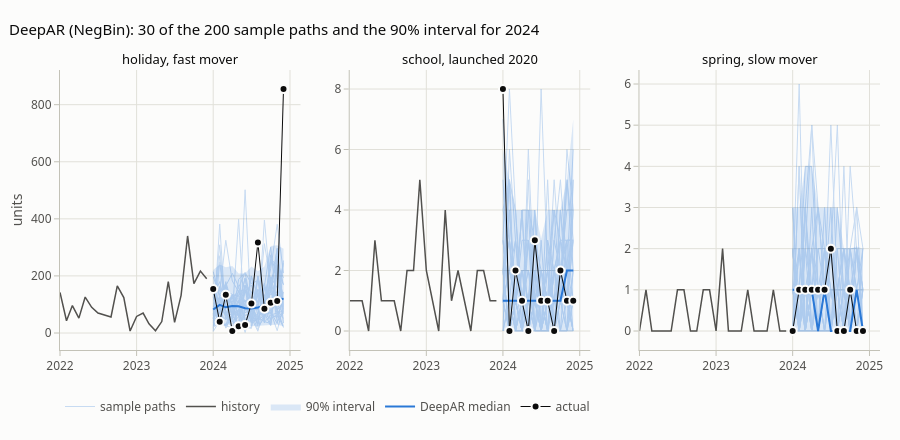

The notebook cell saved with this chart:
### Markdown cell above
**Reading the scores**
* DeepAR (NegBin) beats both local baselines and lands in the same range as the TCN of nb 13 (wQL ≈ 0.40 there). As
  with the TCN, the gain comes from the **short-history SKUs**: the global model has learned launch ramps and seasonal
  families from the other series. On long histories it is level with the local NegBin GLM.
* Unlike the raw TCN, DeepAR's intervals are **calibrated out of the box** (coverage at or slightly above nominal, as
  for any discrete forecast). The NegBin family is the right shape for this data, and its samples are integers.
* The Gaussian DeepAR is only slightly worse on these averaged quantile scores, which are dominated by the many
  mid-size SKUs where a Gaussian is a fair approximation. Its intervals over-cover. Part E shows where the wrong
  family really hurts.

### Code cell
o_pos, idx = 1, y_df.index[TEST_ORIGINS[1]:TEST_ORIGINS[1] + H]                        # the Jan 2024 origin
show = {"holiday, fast mover": info.index[(info.family == "holiday") & (info.level > 60)][0],
        "school, launched 2020": info.index[(info.family == "school") & (info.launch.dt.year == 2020)][0],
        "spring, slow mover": info.index[(info.family == "spring") & (info.level < 1.5)][0]}
fig = pf.subplots(1, 3, titles=list(show), height=440)
for c, (label, sku) in enumerate(show.items(), start=1):
    i = o_pos * N + y_df.columns.get_loc(sku)
    S = PATHS["negbin"][i]
    pf.add_paths(fig, idx, S, color=pf.SERIES[0], name="sample paths", n=30, row=1, col=c, showlegend=c == 1, opacity=0.25)
    qd = {tau: np.quantile(S, tau, axis=0) for tau in [0.05, 0.5, 0.95]}
    pf.add_fan(fig, idx, qd, history=y_df[sku].iloc[:TEST_ORIGINS[1]], actual=Y_test[i], n_history=24,
               label="DeepAR", row=1, col=c, showlegend=c == 1, fmt=",.0f")
fig.update_layout(title="DeepAR (NegBin): 30 of the 200 sample paths and the 90% interval for 2024",
                  legend=dict(orientation="h", y=-0.15), margin=dict(b=90))
fig.update_yaxes(title_text="units", col=1)
fig.show()

### Figure 1 — Plotly figure (JSON) as saved in the notebook; plotly's stock layout.template omitted (floating-point values rounded to 4 significant figures; data arrays with more than 128 entries replaced by an {"elided": "..."} marker saying what was removed)
{"data": [{"hoverinfo": "skip", "legendgroup": "sample paths", "line": {"color": "#2a78d6", "width": 1}, "mode": "lines", "name": "sample paths", "opacity": 0.25, "showlegend": true, "type": "scatter", "x": {"elided": "390 str values"}, "xaxis": "x", "y": {"elided": "390 int values"}, "yaxis": "y"}, {"hovertemplate": "history: %{y:,.0f}<extra></extra>", "legendgroup": "history", "line": {"color": "#52514e", "width": 1.5}, "mode": "lines", "name": "history", "showlegend": true, "type": "scatter", "x": ["2022-01-01T00:00:00.000000", "2022-02-01T00:00:00.000000", "2022-03-01T00:00:00.000000", "2022-04-01T00:00:00.000000", "2022-05-01T00:00:00.000000", "2022-06-01T00:00:00.000000", "2022-07-01T00:00:00.000000", "2022-08-01T00:00:00.000000", "2022-09-01T00:00:00.000000", "2022-10-01T00:00:00.000000", "2022-11-01T00:00:00.000000", "2022-12-01T00:00:00.000000", "2023-01-01T00:00:00.000000", "2023-02-01T00:00:00.000000", "2023-03-01T00:00:00.000000", "2023-04-01T00:00:00.000000", "2023-05-01T00:00:00.000000", "2023-06-01T00:00:00.000000", "2023-07-01T00:00:00.000000", "2023-08-01T00:00:00.000000", "2023-09-01T00:00:00.000000", "2023-10-01T00:00:00.000000", "2023-11-01T00:00:00.000000", "2023-12-01T00:00:00.000000"], "xaxis": "x", "y": [142.0, 43.0, 96.0, 52.0, 126.0, 90.0, 70.0, 62.0, 56.0, 165.0, 124.0, 7.0, 58.0, 70.0, 32.0, 8.0, 40.0, 180.0, 37.0, 132.0, 340.0, 173.0, 217.0, 190.0], "yaxis": "y"}, {"fill": "toself", "fillcolor": "rgba(42,120,214,0.16)", "hoverinfo": "skip", "legendgroup": "DeepAR90", "line": {"width": 0}, "mode": "lines", "name": "90% interval", "showlegend": true, "type": "scatter", "x": ["2024-01-01T00:00:00", "2024-02-01T00:00:00", "2024-03-01T00:00:00", "2024-04-01T00:00:00", "2024-05-01T00:00:00", "2024-06-01T00:00:00", "2024-07-01T00:00:00", "2024-08-01T00:00:00", "2024-09-01T00:00:00", "2024-10-01T00:00:00", "2024-11-01T00:00:00", "2024-12-01T00:00:00", "2024-12-01T00:00:00", "2024-11-01T00:00:00", "2024-10-01T00:00:00", "2024-09-01T00:00:00", "2024-08-01T00:00:00", "2024-07-01T00:00:00", "2024-06-01T00:00:00", "2024-05-01T00:00:00", "2024-04-01T00:00:00", "2024-03-01T00:00:00", "2024-02-01T00:00:00", "2024-01-01T00:00:00"], "xaxis": "x", "y": [221.1, 240.4, 230.0, 235.2, 208.4, 208.1, 233.3, 216.1, 233.1, 305.0, 307.6, 295.0, 24.0, 29.0, 28.0, 26.95, 23.95, 23.95, 21.0, 24.9, 31.95, 24.0, 29.0, 23.9], "yaxis": "y"}, {"customdata": [[23.9, 221.1], [29.0, 240.4], [24.0, 230.0], [31.95, 235.2], [24.9, 208.4], [21.0, 208.1], [23.95, 233.3], [23.95, 216.1], [26.95, 233.1], [28.0, 305.0], [29.0, 307.6], [24.0, 295.0]], "hovertemplate": "DeepAR median: %{y:,.0f}<br>90%: %{customdata[0]:,.0f} – %{customdata[1]:,.0f}<extra></extra>", "legendgroup": "DeepARmed", "line": {"color": "#2a78d6", "width": 2}, "mode": "lines", "name": "DeepAR median", "showlegend": true, "type": "scatter", "x": ["2024-01-01T00:00:00", "2024-02-01T00:00:00", "2024-03-01T00:00:00", "2024-04-01T00:00:00", "2024-05-01T00:00:00", "2024-06-01T00:00:00", "2024-07-01T00:00:00", "2024-08-01T00:00:00", "2024-09-01T00:00:00", "2024-10-01T00:00:00", "2024-11-01T00:00:00", "2024-12-01T00:00:00"], "xaxis": "x", "y": [82.5, 98.5, 90.0, 94.5, 94.0, 87.0, 86.0, 89.0, 98.5, 102.0, 121.0, 119.0], "yaxis": "y"}, {"hovertemplate": "actual: %{y:,.0f}<extra></extra>", "legendgroup": "actual", "line": {"color": "#0b0b0b", "width": 1}, "marker": {"color": "#0b0b0b", "line": {"color": "#fcfcfb", "width": 2}, "size": 8}, "mode": "markers+lines", "name": "actual", "showlegend": true, "type": "scatter", "x": ["2024-01-01T00:00:00", "2024-02-01T00:00:00", "2024-03-01T00:00:00", "2024-04-01T00:00:00", "2024-05-01T00:00:00", "2024-06-01T00:00:00", "2024-07-01T00:00:00", "2024-08-01T00:00:00", "2024-09-01T00:00:00", "2024-10-01T00:00:00", "2024-11-01T00:00:00", "2024-12-01T00:00:00"], "xaxis": "x", "y": [154.0, 39.0, 134.0, 7.0, 24.0, 28.0, 103.0, 317.0, 85.0, 106.0, 112.0, 855.0], "yaxis": "y"}, {"hoverinfo": "skip", "legendgroup": "sample paths", "line": {"color": "#2a78d6", "width": 1}, "mode": "lines", "name": "sample paths", "opacity": 0.25, "showlegend": false, "type": "scatter", "x": {"elided": "390 str values"}, "xaxis": "x2", "y": {"elided": "390 int values"}, "yaxis": "y2"}, {"hovertemplate": "history: %{y:,.0f}<extra></extra>", "legendgroup": "history", "line": {"color": "#52514e", "width": 1.5}, "mode": "lines", "name": "history", "showlegend": false, "type": "scatter", "x": ["2022-01-01T00:00:00.000000", "2022-02-01T00:00:00.000000", "2022-03-01T00:00:00.000000", "2022-04-01T00:00:00.000000", "2022-05-01T00:00:00.000000", "2022-06-01T00:00:00.000000", "2022-07-01T00:00:00.000000", "2022-08-01T00:00:00.000000", "2022-09-01T00:00:00.000000", "2022-10-01T00:00:00.000000", "2022-11-01T00:00:00.000000", "2022-12-01T00:00:00.000000", "2023-01-01T00:00:00.000000", "2023-02-01T00:00:00.000000", "2023-03-01T00:00:00.000000", "2023-04-01T00:00:00.000000", "2023-05-01T00:00:00.000000", "2023-06-01T00:00:00.000000", "2023-07-01T00:00:00.000000", "2023-08-01T00:00:00.000000", "2023-09-01T00:00:00.000000", "2023-10-01T00:00:00.000000", "2023-11-01T00:00:00.000000", "2023-12-01T00:00:00.000000"], "xaxis": "x2", "y": [1.0, 1.0, 1.0, 0.0, 3.0, 1.0, 1.0, 1.0, 0.0, 2.0, 2.0, 5.0, 2.0, 1.0, 0.0, 4.0, 1.0, 2.0, 1.0, 0.0, 2.0, 2.0, 1.0, 1.0], "yaxis": "y2"}, {"fill": "toself", "fillcolor": "rgba(42,120,214,0.16)", "hoverinfo": "skip", "legendgroup": "DeepAR90", "line": {"width": 0}, "mode": "lines", "name": "90% interval", "showlegend": false, "type": "scatter", "x": ["2024-01-01T00:00:00", "2024-02-01T00:00:00", "2024-03-01T00:00:00", "2024-04-01T00:00:00", "2024-05-01T00:00:00", "2024-06-01T00:00:00", "2024-07-01T00:00:00", "2024-08-01T00:00:00", "2024-09-01T00:00:00", "2024-10-01T00:00:00", "2024-11-01T00:00:00", "2024-12-01T00:00:00", "2024-12-01T00:00:00", "2024-11-01T00:00:00", "2024-10-01T00:00:00", "2024-09-01T00:00:00", "2024-08-01T00:00:00", "2024-07-01T00:00:00", "2024-06-01T00:00:00", "2024-05-01T00:00:00", "2024-04-01T00:00:00", "2024-03-01T00:00:00", "2024-02-01T00:00:00", "2024-01-01T00:00:00"], "xaxis": "x2", "y": [6.0, 5.0, 4.0, 4.0, 4.0, 4.0, 3.05, 4.0, 4.0, 4.0, 5.0, 7.0, 0.0, 0.0, 0.0, 0.0, 0.0, 0.0, 0.0, 0.0, 0.0, 0.0, 0.0, 0.0], "yaxis": "y2"}, {"customdata": [[0.0, 6.0], [0.0, 5.0], [0.0, 4.0], [0.0, 4.0], [0.0, 4.0], [0.0, 4.0], [0.0, 3.05], [0.0, 4.0], [0.0, 4.0], [0.0, 4.0], [0.0, 5.0], [0.0, 7.0]], "hovertemplate": "DeepAR median: %{y:,.0f}<br>90%: %{customdata[0]:,.0f} – %{customdata[1]:,.0f}<extra></extra>", "legendgroup": "DeepARmed", "line": {"color": "#2a78d6", "width": 2}, "mode": "lines", "name": "DeepAR median", "showlegend": false, "type": "scatter", "x": ["2024-01-01T00:00:00", "2024-02-01T00:00:00", "2024-03-01T00:00:00", "2024-04-01T00:00:00", "2024-05-01T00:00:00", "2024-06-01T00:00:00", "2024-07-01T00:00:00", "2024-08-01T00:00:00", "2024-09-01T00:00:00", "2024-10-01T00:00:00", "2024-11-01T00:00:00", "2024-12-01T00:00:00"], "xaxis": "x2", "y": [1.0, 1.0, 1.0, 1.0, 1.0, 1.0, 1.0, 1.0, 1.0, 1.0, 2.0, 2.0], "yaxis": "y2"}, {"hovertemplate": "actual: %{y:,.0f}<extra></extra>", "legendgroup": "actual", "line": {"color": "#0b0b0b", "width": 1}, "marker": {"color": "#0b0b0b", "line": {"color": "#fcfcfb", "width": 2}, "size": 8}, "mode": "markers+lines", "name": "actual", "showlegend": false, "type": "scatter", "x": ["2024-01-01T00:00:00", "2024-02-01T00:00:00", "2024-03-01T00:00:00", "2024-04-01T00:00:00", "2024-05-01T00:00:00", "2024-06-01T00:00:00", "2024-07-01T00:00:00", "2024-08-01T00:00:00", "2024-09-01T00:00:00", "2024-10-01T00:00:00", "2024-11-01T00:00:00", "2024-12-01T00:00:00"], "xaxis": "x2", "y": [8.0, 0.0, 2.0, 1.0, 0.0, 3.0, 1.0, 1.0, 0.0, 2.0, 1.0, 1.0], "yaxis": "y2"}, {"hoverinfo": "skip", "legendgroup": "sample paths", "line": {"color": "#2a78d6", "width": 1}, "mode": "lines", "name": "sample paths", "opacity": 0.25, "showlegend": false, "type": "scatter", "x": {"elided": "390 str values"}, "xaxis": "x3", "y": {"elided": "390 int values"}, "yaxis": "y3"}, {"hovertemplate": "history: %{y:,.0f}<extra></extra>", "legendgroup": "history", "line": {"color": "#52514e", "width": 1.5}, "mode": "lines", "name": "history", "showlegend": false, "type": "scatter", "x": ["2022-01-01T00:00:00.000000", "2022-02-01T00:00:00.000000", "2022-03-01T00:00:00.000000", "2022-04-01T00:00:00.000000", "2022-05-01T00:00:00.000000", "2022-06-01T00:00:00.000000", "2022-07-01T00:00:00.000000", "2022-08-01T00:00:00.000000", "2022-09-01T00:00:00.000000", "2022-10-01T00:00:00.000000", "2022-11-01T00:00:00.000000", "2022-12-01T00:00:00.000000", "2023-01-01T00:00:00.000000", "2023-02-01T00:00:00.000000", "2023-03-01T00:00:00.000000", "2023-04-01T00:00:00.000000", "2023-05-01T00:00:00.000000", "2023-06-01T00:00:00.000000", "2023-07-01T00:00:00.000000", "2023-08-01T00:00:00.000000", "2023-09-01T00:00:00.000000", "2023-10-01T00:00:00.000000", "2023-11-01T00:00:00.000000", "2023-12-01T00:00:00.000000"], "xaxis": "x3", "y": [0.0, 1.0, 0.0, 0.0, 0.0, 0.0, 1.0, 1.0, 0.0, 0.0, 1.0, 1.0, 0.0, 2.0, 0.0, 0.0, 0.0, 1.0, 0.0, 0.0, 0.0, 1.0, 0.0, 0.0], "yaxis": "y3"}, {"fill": "toself", "fillcolor": "rgba(42,120,214,0.16)", "hoverinfo": "skip", "legendgroup": "DeepAR90", "line": {"width": 0}, "mode": "lines", "name": "90% interval", "showlegend": false, "type": "scatter", "x": ["2024-01-01T00:00:00", "2024-02-01T00:00:00", "2024-03-01T00:00:00", "2024-04-01T00:00:00", "2024-05-01T00:00:00", "2024-06-01T00:00:00", "2024-07-01T00:00:00", "2024-08-01T00:00:00", "2024-09-01T00:00:00", "2024-10-01T00:00:00", "2024-11-01T00:00:00", "2024-12-01T00:00:00", "2024-12-01T00:00:00", "2024-11-01T00:00:00", "2024-10-01T00:00:00", "2024-09-01T00:00:00", "2024-08-01T00:00:00", "2024-07-01T00:00:00", "2024-06-01T00:00:00", "2024-05-01T00:00:00", "2024-04-01T00:00:00", "2024-03-01T00:00:00", "2024-02-01T00:00:00", "2024-01-01T00:00:00"], "xaxis": "x3", "y": [3.0, 3.0, 4.0, 4.0, 3.0, 3.0, 3.0, 3.0, 2.0, 2.0, 2.05, 2.0, 0.0, 0.0, 0.0, 0.0, 0.0, 0.0, 0.0, 0.0, 0.0, 0.0, 0.0, 0.0], "yaxis": "y3"}, {"customdata": [[0.0, 3.0], [0.0, 3.0], [0.0, 4.0], [0.0, 4.0], [0.0, 3.0], [0.0, 3.0], [0.0, 3.0], [0.0, 3.0], [0.0, 2.0], [0.0, 2.0], [0.0, 2.05], [0.0, 2.0]], "hovertemplate": "DeepAR median: %{y:,.0f}<br>90%: %{customdata[0]:,.0f} – %{customdata[1]:,.0f}<extra></extra>", "legendgroup": "DeepARmed", "line": {"color": "#2a78d6", "width": 2}, "mode": "lines", "name": "DeepAR median", "showlegend": false, "type": "scatter", "x": ["2024-01-01T00:00:00", "2024-02-01T00:00:00", "2024-03-01T00:00:00", "2024-04-01T00:00:00", "2024-05-01T00:00:00", "2024-06-01T00:00:00", "2024-07-01T00:00:00", "2024-08-01T00:00:00", "2024-09-01T00:00:00", "2024-10-01T00:00:00", "2024-11-01T00:00:00", "2024-12-01T00:00:00"], "xaxis": "x3", "y": [1.0, 1.0, 1.0, 1.0, 0.0, 1.0, 0.0, 0.0, 0.0, 0.0, 1.0, 0.0], "yaxis": "y3"}, {"hovertemplate": "actual: %{y:,.0f}<extra></extra>", "legendgroup": "actual", "line": {"color": "#0b0b0b", "width": 1}, "marker": {"color": "#0b0b0b", "line": {"color": "#fcfcfb", "width": 2}, "size": 8}, "mode": "markers+lines", "name": "actual", "showlegend": false, "type": "scatter", "x": ["2024-01-01T00:00:00", "2024-02-01T00:00:00", "2024-03-01T00:00:00", "2024-04-01T00:00:00", "2024-05-01T00:00:00", "2024-06-01T00:00:00", "2024-07-01T00:00:00", "2024-08-01T00:00:00", "2024-09-01T00:00:00", "2024-10-01T00:00:00", "2024-11-01T00:00:00", "2024-12-01T00:00:00"], "xaxis": "x3", "y": [0.0, 1.0, 1.0, 1.0, 1.0, 1.0, 2.0, 0.0, 0.0, 1.0, 0.0, 0.0], "yaxis": "y3"}], "layout": {"annotations": [{"font": {"color": "#0b0b0b", "size": 13}, "showarrow": false, "text": "holiday, fast mover", "x": 0.1467, "xanchor": "center", "xref": "paper", "y": 1, "yanchor": "bottom", "yref": "paper"}, {"font": {"color": "#0b0b0b", "size": 13}, "showarrow": false, "text": "school, launched 2020", "x": 0.5, "xanchor": "center", "xref": "paper", "y": 1, "yanchor": "bottom", "yref": "paper"}, {"font": {"color": "#0b0b0b", "size": 13}, "showarrow": false, "text": "spring, slow mover", "x": 0.8533, "xanchor": "center", "xref": "paper", "y": 1, "yanchor": "bottom", "yref": "paper"}], "height": 440, "hovermode": "x unified", "legend": {"orientation": "h", "y": -0.15}, "margin": {"b": 90}, "title": {"text": "DeepAR (NegBin): 30 of the 200 sample paths and the 90% interval for 2024"}, "xaxis": {"anchor": "y", "domain": [0, 0.2933]}, "xaxis2": {"anchor": "y2", "domain": [0.3533, 0.6467]}, "xaxis3": {"anchor": "y3", "domain": [0.7067, 1]}, "yaxis": {"anchor": "x", "domain": [0, 1], "title": {"text": "units"}}, "yaxis2": {"anchor": "x2", "domain": [0, 1]}, "yaxis3": {"anchor": "x3", "domain": [0, 1]}}}
